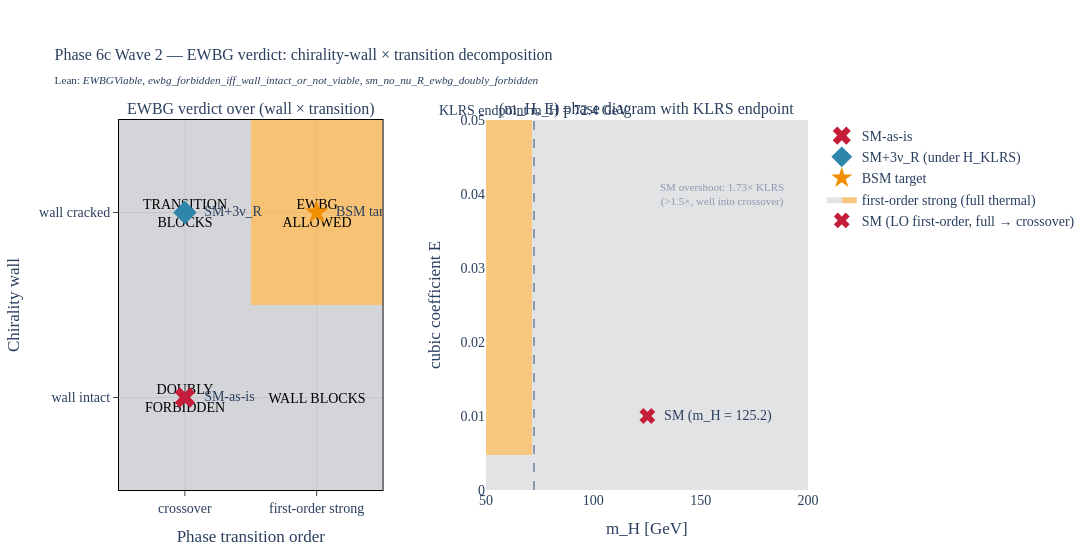

Notebook source saved alongside this figure:
### Markdown cell above
## 6. Figure: EWBG verdict over (wall × transition)

**viz-ref:** `fig_ewbg_allowed_region`

### Code cell
from src.core.visualizations import fig_ewbg_allowed_region
fig = fig_ewbg_allowed_region()
fig.show()

### Figure 1 — Plotly figure (JSON) as saved in the notebook; plotly's stock layout.template omitted (floating-point values rounded to 4 significant figures; data arrays with more than 128 entries replaced by an {"elided": "..."} marker saying what was removed)
{"data": [{"colorscale": [[0, "rgba(108, 117, 125, 0.30)"], [0.5, "rgba(108, 117, 125, 0.30)"], [0.501, "rgba(241, 143, 1, 0.55)"], [1, "rgba(241, 143, 1, 0.55)"]], "hoverinfo": "text", "showscale": false, "text": [["DOUBLY<br>FORBIDDEN", "WALL BLOCKS"], ["TRANSITION<br>BLOCKS", "EWBG<br>ALLOWED"]], "textfont": {"color": "black", "size": 14}, "texttemplate": "%{text}", "type": "heatmap", "x": ["crossover", "first-order strong"], "xaxis": "x", "y": ["wall intact", "wall cracked"], "yaxis": "y", "z": [[0.0, 0.0], [0.0, 1.0]]}, {"hoverinfo": "text", "hovertext": "SM-no-ν_R: Z₁₆ ≡ 13 (mod 16) ≠ 0 + KLRS crossover", "marker": {"color": "rgb(196, 30, 58)", "size": 18, "symbol": "x"}, "mode": "markers+text", "name": "SM-as-is", "showlegend": true, "text": ["  SM-as-is"], "textposition": "middle right", "type": "scatter", "x": ["crossover"], "xaxis": "x", "y": ["wall intact"], "yaxis": "y"}, {"hoverinfo": "text", "hovertext": "SM+3ν_R: Z₁₆ ≡ 0 (mod 16), wall cracks, but KLRS crossover blocks", "marker": {"color": "#2E86AB", "size": 18, "symbol": "diamond"}, "mode": "markers+text", "name": "SM+3ν_R (under H_KLRS)", "showlegend": true, "text": ["  SM+3ν_R"], "textposition": "middle right", "type": "scatter", "x": ["crossover"], "xaxis": "x", "y": ["wall cracked"], "yaxis": "y"}, {"hoverinfo": "text", "hovertext": "BSM with extra scalar(s) producing strong first-order EWPT", "marker": {"color": "#F18F01", "size": 18, "symbol": "star"}, "mode": "markers+text", "name": "BSM target", "showlegend": true, "text": ["  BSM target"], "textposition": "middle right", "type": "scatter", "x": ["first-order strong"], "xaxis": "x", "y": ["wall cracked"], "yaxis": "y"}, {"colorscale": [[0, "rgba(108, 117, 125, 0.20)"], [0.499, "rgba(108, 117, 125, 0.20)"], [0.5, "rgba(241, 143, 1, 0.50)"], [1, "rgba(241, 143, 1, 0.50)"]], "name": "first-order strong (full thermal)", "showlegend": true, "showscale": false, "type": "heatmap", "x": [50.0, 52.54, 55.08, 57.63, 60.17, 62.71, 65.25, 67.8, 70.34, 72.88, 75.42, 77.97, 80.51, 83.05, 85.59, 88.14, 90.68, 93.22, 95.76, 98.31, 100.8, 103.4, 105.9, 108.5, 111.0, 113.6, 116.1, 118.6, 121.2, 123.7, 126.3, 128.8, 131.4, 133.9, 136.4, 139.0, 141.5, 144.1, 146.6, 149.2, 151.7, 154.2, 156.8, 159.3, 161.9, 164.4, 166.9, 169.5, 172.0, 174.6, 177.1, 179.7, 182.2, 184.7, 187.3, 189.8, 192.4, 194.9, 197.5, 200.0], "xaxis": "x2", "y": [0.0, 0.0008475, 0.001695, 0.002542, 0.00339, 0.004237, 0.005085, 0.005932, 0.00678, 0.007627, 0.008475, 0.009322, 0.01017, 0.01102, 0.01186, 0.01271, 0.01356, 0.01441, 0.01525, 0.0161, 0.01695, 0.0178, 0.01864, 0.01949, 0.02034, 0.02119, 0.02203, 0.02288, 0.02373, 0.02458, 0.02542, 0.02627, 0.02712, 0.02797, 0.02881, 0.02966, 0.03051, 0.03136, 0.0322, 0.03305, 0.0339, 0.03475, 0.03559, 0.03644, 0.03729, 0.03814, 0.03898, 0.03983, 0.04068, 0.04153, 0.04237, 0.04322, 0.04407, 0.04492, 0.04576, 0.04661, 0.04746, 0.04831, 0.04915, 0.05], "yaxis": "y2", "z": {"elided": "60x60 float values"}}, {"marker": {"color": "rgb(196, 30, 58)", "size": 14, "symbol": "x"}, "mode": "markers+text", "name": "SM (LO first-order, full → crossover)", "showlegend": true, "text": ["  SM (m_H = 125.2)"], "textposition": "middle right", "type": "scatter", "x": [125.2], "xaxis": "x2", "y": [0.01], "yaxis": "y2"}], "layout": {"annotations": [{"font": {"size": 16}, "showarrow": false, "text": "EWBG verdict over (wall × transition)", "x": 0.1913, "xanchor": "center", "xref": "paper", "y": 1.0, "yanchor": "bottom", "yref": "paper"}, {"font": {"size": 16}, "showarrow": false, "text": "(m_H, E) phase diagram with KLRS endpoint", "x": 0.7662, "xanchor": "center", "xref": "paper", "y": 1.0, "yanchor": "bottom", "yref": "paper"}, {"showarrow": false, "text": "KLRS endpoint m_H = 72.4 GeV", "x": 72.4, "xanchor": "center", "xref": "x2", "y": 1, "yanchor": "bottom", "yref": "y2 domain"}, {"font": {"color": "#8D99AE", "size": 11}, "showarrow": false, "text": "SM overshoot: 1.73× KLRS<br>(>1.5×, well into crossover)", "x": 160, "xref": "x2", "y": 0.04, "yref": "y2"}], "font": {"family": "CMU Serif, Computer Modern, Times New Roman, serif", "size": 14}, "height": 560, "margin": {"b": 70, "l": 110, "r": 40, "t": 120}, "paper_bgcolor": "white", "plot_bgcolor": "white", "shapes": [{"line": {"color": "#8D99AE", "dash": "dash", "width": 2}, "type": "line", "x0": 72.4, "x1": 72.4, "xref": "x2", "y0": 0, "y1": 1, "yref": "y2 domain"}], "title": {"font": {"family": "CMU Serif, Computer Modern, Times New Roman, serif", "size": 16}, "text": "Phase 6c Wave 2 — EWBG verdict: chirality-wall × transition decomposition<br><sub>Lean: <i>EWBGViable</i>, <i>ewbg_forbidden_iff_wall_intact_or_not_viable</i>, <i>sm_no_nu_R_ewbg_doubly_forbidden</i></sub>"}, "width": 1200, "xaxis": {"anchor": "y", "domain": [0.0, 0.3825], "gridcolor": "rgba(0,0,0,0.08)", "linecolor": "black", "linewidth": 1, "mirror": true, "showgrid": true, "showline": true, "ticks": "outside", "title": {"text": "Phase transition order"}, "zeroline": true, "zerolinecolor": "rgba(0,0,0,0.2)"}, "xaxis2": {"anchor": "y2", "domain": [0.5325, 1.0], "range": [50, 200], "title": {"text": "m_H [GeV]"}}, "yaxis": {"anchor": "x", "domain": [0.0, 1.0], "gridcolor": "rgba(0,0,0,0.08)", "linecolor": "black", "linewidth": 1, "mirror": true, "showgrid": true, "showline": true, "ticks": "outside", "title": {"text": "Chirality wall"}, "zeroline": true, "zerolinecolor": "rgba(0,0,0,0.2)"}, "yaxis2": {"anchor": "x2", "domain": [0.0, 1.0], "range": [0, 0.05], "title": {"text": "cubic coefficient E"}}}}
